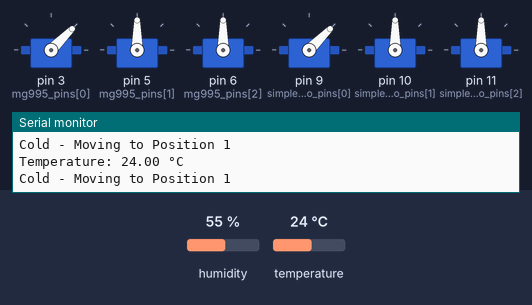
Recording of a sketch running on a simulated Arduino Uno, built with avr-gcc and run on an emulated ATmega328P. On the bench: 6 × servo, the last lines printed to the serial monitor. The test bench sets the inputs (shaded band); at power-on: temperature 24 °C, humidity 55 %.

Above: at 3.8 s.
3.9 s: temperature set to 33 °C
10.6 s: temperature set to 36 °C
At 12.9 s:
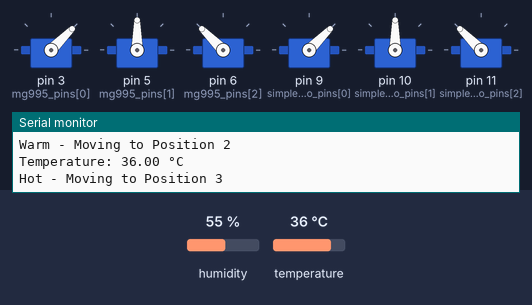
Timing chart, 0 to 14.4 s (numbered marks = the images above; inputs shaded):
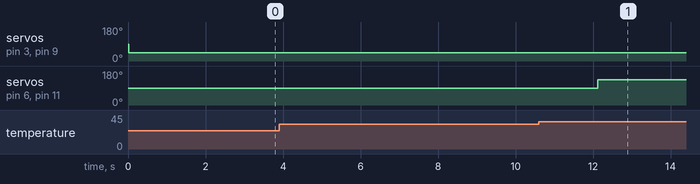

Measured:
- the behaviour switches between 34 and 35 °C on temperature (found by bisection; images 0 and 1)
- after the input at 10.6 s, servo on pin 6 (mg995_pins[2]), servo on pin 11 (simple_servo_pins[2]): 90° → 135° after 1.5 s

The sketch:

ROBOTIC_ARM.ino
```cpp
#include <Servo.h>
#include <DHT.h> // Include the DHT library

// Create Servo Objects
Servo mg995_1, mg995_2, mg995_3;
Servo servo_1, servo_2, servo_3;

// Define Servo Pins
const int mg995_pins[] = {3, 5, 6};
const int simple_servo_pins[] = {9, 10, 11};

// DHT11 Sensor
#define DHTPIN 2     // Digital pin connected to the DHT data pin
#define DHTTYPE DHT11   // DHT 11
DHT dht(DHTPIN, DHTTYPE);

void setup() {
  Serial.begin(9600);
  dht.begin(); // Initialize the DHT sensor

  // Attach Servos
  mg995_1.attach(mg995_pins[0]);
  mg995_2.attach(mg995_pins[1]);
  mg995_3.attach(mg995_pins[2]);

  servo_1.attach(simple_servo_pins[0]);
  servo_2.attach(simple_servo_pins[1]);
  servo_3.attach(simple_servo_pins[2]);

  Serial.println("Robotic Arm Initialized with DHT11");
}

void loop() {
  // Read temperature as Celsius (the default)
  float tempC = dht.readTemperature();

  // Check if reading was successful
  if (isnan(tempC)) {
    Serial.println("Failed to read from DHT sensor!");
    delay(2000);
    return;
  }

  Serial.print("Temperature: ");
  Serial.print(tempC);
  Serial.println(" °C");

  if (tempC < 25) { // Adjust temperature thresholds as needed
    moveArm(0);
  } else if (tempC >= 25 && tempC < 35) {
    moveArm(1);
  } else {
    moveArm(2);
  }

  delay(2000);
}

void moveArm(int category) {
  if (category == 0) {
    Serial.println("Cold - Moving to Position 1");
    mg995_1.write(45);
    servo_1.write(45);
  } else if (category == 1) {
    Serial.println("Warm - Moving to Position 2");
    mg995_2.write(90);
    servo_2.write(90);
  } else {
    Serial.println("Hot - Moving to Position 3");
    mg995_3.write(135);
    servo_3.write(135);
  }
  delay(1000);
}
```
